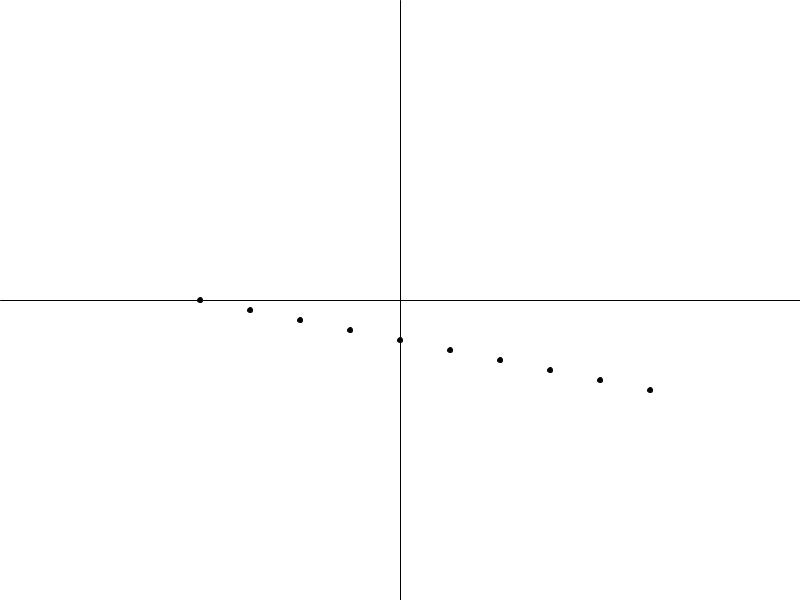
Frame 1 (no input)
Frame 60 (the mouse pressed at the canvas centre just before this capture): identical to frame 1, image omitted
Frame 120 (the mouse held since frame 60 and released just before this capture): identical to frame 1, image omitted

The Processing sketch that drew this single still picture (run headless with seeded random() and noise(); from frame 60 on, the mouse is pressed at the canvas centre):

// Processing sketch: diagonal_line_pde
// ── diagonal_line_pde.pde
int dotDiameter; // create the variable as type integer

void setup(){    //this code runs once when the program starts
//create a window 800 pixels wide and 600 pixels high
size(800,600);
dotDiameter=5; //make the dot size 5 (this will be diameter in pixels)
}

void draw(){    //this code runs 60 times every second
background(255); //start each cycle with a plain white background
//set the text and dot colour using RGB code
fill(0,0,0);
ellipse(200,300, dotDiameter, dotDiameter);
ellipse(250,310, dotDiameter, dotDiameter);
ellipse(300,320, dotDiameter, dotDiameter);
ellipse(350,330, dotDiameter, dotDiameter);
ellipse(400,340, dotDiameter, dotDiameter);
ellipse(450,350, dotDiameter, dotDiameter);
ellipse(500,360, dotDiameter, dotDiameter);
ellipse(550,370, dotDiameter, dotDiameter);
ellipse(600,380, dotDiameter, dotDiameter);
ellipse(650,390, dotDiameter, dotDiameter);
line(0,300,800,300);
line(400,0,400,600);
}
